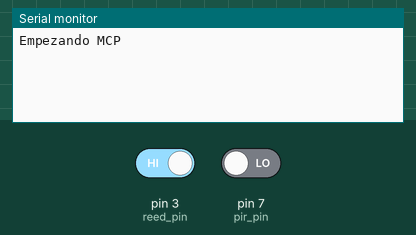
A sketch run on a simulated Arduino Uno, built with avr-gcc and run on an emulated ATmega328P. Parts: the last lines printed to the serial monitor. The test bench sets the inputs (shaded band); at power-on: pin 3 (reed_pin) HIGH, pin 7 (pir_pin) LOW.

Above: at 1.2 s.
1.3 s: pin 3 (reed_pin) driven LOW
At 2.4 s:
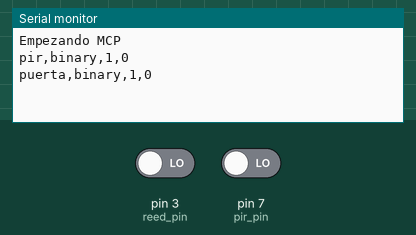
2.8 s: pin 7 (pir_pin) driven HIGH
4.3 s: pin 3 (reed_pin) driven HIGH
At 4.8 s:
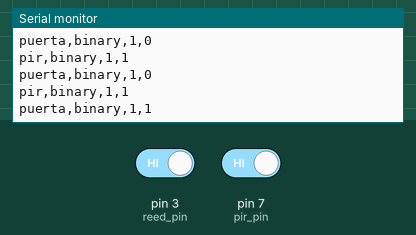

The sketch:

caja_9_estudiot.ino
```cpp
//caja_9_estudiot.ino
#include "Adafruit_MCP9808.h"
#include "Wire.h"


Adafruit_MCP9808 tempsensor = Adafruit_MCP9808();

int pir_pin = 7;
int photo_pin = 0;
int reed_pin = 3;

int bloque_enviar = 0;
long tiempo_ultima;
long tiempo_pir;

int pir_read;
int door;
int door_anterior;

void setup()
{
  Serial.begin(9600);
  Serial.println("Empezando MCP");
  if (!tempsensor.begin()) {
     //Serial.println("Couldn't find MCP9808!");
    while (1);
  }
  //Serial.println("Empezando def pins");
  pinMode(pir_pin, INPUT);
  pinMode(reed_pin, INPUT);

  tiempo_ultima = millis();
  tiempo_pir = millis();
  door = digitalRead(reed_pin);
  door_anterior = digitalRead(reed_pin);
}

void loop() {

  long tiempo_actual = millis();
  int pir_read = digitalRead(pir_pin);
  int door  = digitalRead(reed_pin);
  if(pir_read == 1){
        if(tiempo_actual >= tiempo_pir + 3000){
          //Serial.println("Movimiento registrado");
          tiempo_pir = millis();
          //tiempo_ultima = millis();
          enviar_pir();
  		}

  }
  if(door_anterior!=door){
      //Serial.println("Cambio de estado de puerta");
  		door_anterior = door;
  		tiempo_pir = millis();
      enviar_pir();
  	}


  if(tiempo_actual >= tiempo_ultima + 20000){
    registro_enviar();
    tiempo_ultima = millis();
    bloque_enviar = 1 - bloque_enviar;
  }
}

void enviar_pir(){
  int door  = digitalRead(reed_pin);
  int pir_read = digitalRead(pir_pin);
  Serial.print("pir,binary,1,");
  Serial.println(pir_read);
  Serial.print("puerta,binary,1,");
  Serial.println(door);
}
void registro_enviar(){
  delay(500);
  if(bloque_enviar==0){
    enviar_pir();
  } else {
    int photoread = analogRead(photo_pin);
    float ctemp = tempsensor.readTempC();
    Serial.print("photo,analog,1,");
    Serial.println(photoread);
    Serial.print("temperature,C,1,");
    Serial.println(ctemp);

  }

  //if(bloque_enviar==1){

  //} else {

  //}


}
```

Measured:
- after the input at 1.3 s, the serial monitor: prints a new line at once (image 1)
- after the input at 4.3 s, the serial monitor: prints a new line after 0.05 s (image 2)
